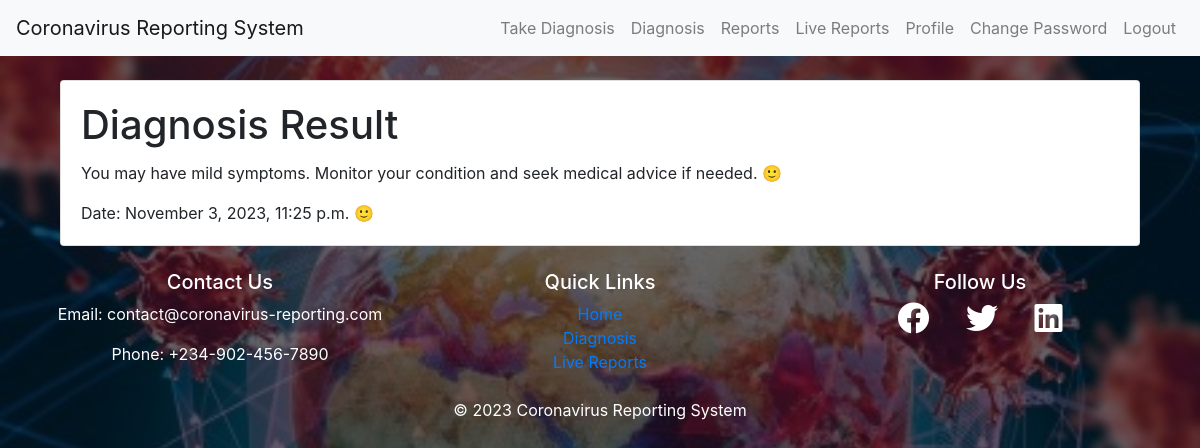
/result/6/ (signed in), run on the app's committed database.
### diagnosis/models.py (models this page shows, shortened)
class Diagnosis(models.Model):
    user = models.ForeignKey(User, on_delete=models.CASCADE)
    symptoms = models.ManyToManyField(Symptom)
    result = models.TextField()
    date = models.DateTimeField(auto_now_add=True)

### diagnosis/views.py (the view)
# urls.py: path('result/<int:diagnosis_id>/', views.diagnosis_result, name='diagnosis_result'),
def diagnosis_result(request, diagnosis_id):
    diagnosis = Diagnosis.objects.filter(id=diagnosis_id, user=request.user).first()
    if not diagnosis:
        return redirect('diagnosis:home')  # Redirect to an appropriate page
    return render(request, 'diagnosis/diagnosis_result.html', {'diagnosis': diagnosis})

### templates/diagnosis/diagnosis_result.html (shortened to what this page needs)
{% extends "base.html" %}
{% block content %}
<div class="container">
    <div class="card">
        <div class="card-body">
            <h1 class="card-title">Diagnosis Result</h1>
            <p class="card-text">{{ diagnosis.result }} <span class="emoji">&#128578;</span></p>
            <p class="card-text">Date: {{ diagnosis.date|date:"F j, Y, g:i a" }} <span class="emoji">&#128578;</span></p>
        </div>
    </div>
</div>
{% endblock %}

### templates/base.html (style rules this page uses)
body::before { content: ""; position: fixed; top: 0; left: 0; width: 100%; height: 100%; background: rgba(0, 0, 0, 0.6); z-index: -1; }

### data on the page
Diagnosis: result "You may have mild symptoms. Monitor your condition and seek medical advice if needed.", date "November 3, 2023, 11:25 p.m."
